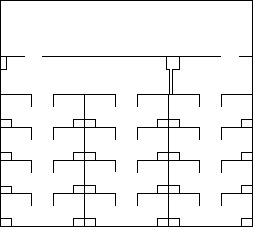
#> input picture office.jpg, 253 x 227 px
$ python breadthfirst.py   (Python 2 division)   (older library calls are emulated)
#> lines starting #> are read from the running program, lines starting #| are printed output that depends on the picture; after the words box and inside, x2 and y2 are one past the last pixel; in counts of white or black regions, pixels touching at a corner belong together
import cv2 as cv
import numpy as np
import time
from matplotlib import pyplot as plt

## read image and thresholding
img = cv.imread('office.jpg',0)
#> img is the input picture: shape (227, 253); min 0, max 255, mean 241.6
columns,rows=img.shape
#> columns = 227; rows = 253
for i in range(columns):
  for j in range(rows):
      if img[i,j]>128:
          img[i,j]=255
      else:
          img[i,j]=0
#> img: shape (227, 253); 94.8% white; black in thin lines or dots

## give the obstacle one pixel margin to avoid collision
for i in range(columns):
  for j in range(rows):
      if img[i,j]==0:
          for u in [-2,-1,0,1,2]:
            for v in [-2,-1,0,1,2]:
                if (((i+u)>=0)&((i+u)<columns)&((j+v)>=0)&((j+v)<rows)):
                    img[i+u,j+v]=50
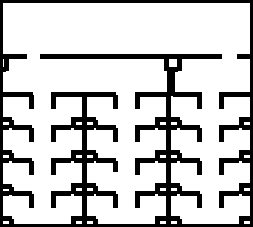
#> img: shape (227, 253); values 50 (black) and 255 (white), 78.7% white; 1 black region, box (x1, y1, x2, y2) and area: (0, 0, 253, 227) 12233

## list out the original position and goal position
robot_pos_start=(200,229)
margin_len=2
goal_pos=(100,171)
img2=np.copy(img)

def countingCostMap(original,image):
#> called with original = (100, 171)
    image1=np.copy(image)
    image_c,image_r=image1.shape
#> image_c = 227; image_r = 253
    costmap=np.zeros((image_c,image_r),np.float)
    seed_l=[original]
    costmap_count=sum(sum(image>128))
#> costmap_count = 45198
    cost=1
    allseed=1
    while allseed<costmap_count-1:
        seed_t=[]
        for i in range(len(seed_l)):
            for p in [(0,1),(0,-1),(1,0),(-1,0)]:
                if image1[seed_l[i][0]+p[0],seed_l[i][1]+p[1]]==255:
                    image1[seed_l[i][0]+p[0],seed_l[i][1]+p[1]]=255-cost
                    costmap[seed_l[i][0]+p[0],seed_l[i][1]+p[1]]=cost
                    seed_t.append((seed_l[i][0]+p[0],seed_l[i][1]+p[1]))

            # [6 lines of commented-out code are left out]
        seed_l=seed_t
        allseed+=len(seed_t)
        cost+=1
        # if cost>250:
        #     cost=250
        if len(seed_t)==0:
            break
#> this loop made 593 passes
#> allseed on passes 2 to 4: 10, 17, 26
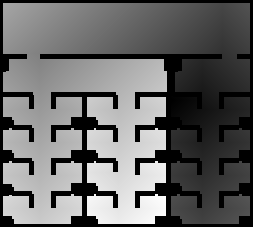
#> costmap: shape (227, 253) float64; min 0, max 592, mean 239; drawn with min black and max white
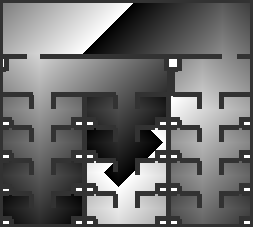
#> image1: shape (227, 253); min 0, max 255, mean 109
#> after the loop, allseed = 44934; cost = 594

    return costmap

def findPath():
    robot_pos_now=robot_pos_start
    costmap_now=countingCostMap(robot_pos_start,img)

    while costmap_now[goal_pos[0],goal_pos[1]]>1:
        costmap_near=[]
        for j in [-1,0,1]:
                for k in [-1,0,1]:
                    if img[robot_pos_now[0]+j,robot_pos_now[1]+k]==255:
                        costmap_temp=countingCostMap((robot_pos_now[0]+j,robot_pos_now[1]+k),img)
                        costmap_near.append([robot_pos_now[0]+j,robot_pos_now[1]+k,costmap_temp[goal_pos[0],goal_pos[1]]])

        costmap_temp_min=np.argmin(costmap_near,axis=0)
        robot_pos_now=(costmap_near[costmap_temp_min[2]][0],costmap_near[costmap_temp_min[2]][1])
        print robot_pos_now
        costmap_now=countingCostMap(robot_pos_now,img)
        print costmap_now[goal_pos[0],goal_pos[1]]
        costmap_max=np.amax(costmap_now)
        costmap_min=np.amin(costmap_now)
        costmap_start=255*(costmap_now-costmap_min)/(costmap_max-costmap_min)
        img_costmap=costmap_start.astype(np.uint8)
        for i in range(columns):
            for j in range(rows):
                if img_costmap[i,j]!=0:
                    img_costmap[i,j]=255-img_costmap[i,j]

        cv.imshow('costmap_now',img_costmap)
        cv.waitKey(10)

def findPathQuick():
    robot_pos_now=robot_pos_start
    time1=time.time()
    costmap=countingCostMap(goal_pos,img)
    time2=time.time()
    print time2-time1
    costmap[goal_pos[0],goal_pos[1]]=0
#> costmap: shape (227, 253) float64; under 0.01% of pixels changed, all inside (x1, y1, x2, y2) = (171, 100, 172, 101)
    costmap_max=np.amax(costmap)
#> costmap_max = 592
    costmap_min=np.amin(costmap)
#> costmap_min = 0
    costmap_union=255*(costmap-costmap_min)/(costmap_max-costmap_min)
    img_costmap=costmap_union.astype(np.uint8)
    for i in range(columns):
        for j in range(rows):
            if img_costmap[i,j]!=0:
                img_costmap[i,j]=255-img_costmap[i,j]
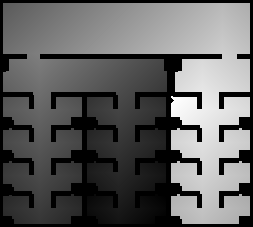
#> img_costmap: shape (227, 253); min 0, max 254, mean 95.9

    #cv.imwrite('costmap_goal.png',img_costmap)

    while costmap[robot_pos_now[0],robot_pos_now[1]]>0:
        costmap_near=[]
        # [6 lines of commented-out code are left out]
        for j in [-1,0,1]:
            for k in [-1,0,1]:
                if (img2[robot_pos_now[0]+j,robot_pos_now[1]+k]==255)&((j!=0)|(k!=0)):
                    costmap_temp=costmap[robot_pos_now[0]+j,robot_pos_now[1]+k]
                    costmap_near.append([robot_pos_now[0]+j,robot_pos_now[1]+k,costmap_temp])
#> after the loop, costmap_near = [[199, 228, 174], [199, 229, 175], [199, 230, 176], [200, 228, 173], [200, 230, 175], [201, 228, 172], [201, 229, 173], [201, 230, 174]]
        costmap_temp_min=np.argmin(costmap_near,axis=0)
#> costmap_temp_min = [0, 0, 5]
        robot_pos_now=(costmap_near[costmap_temp_min[2]][0],costmap_near[costmap_temp_min[2]][1])
#> robot_pos_now = (201, 228)
        cv.circle(img_costmap,(robot_pos_now[1],robot_pos_now[0]),2,(0,0,255),1)
#> img_costmap: shape (227, 253); 0.01% of pixels changed, all inside (x1, y1, x2, y2) = (226, 199, 231, 204)
        cv.imshow('costmap_show',img_costmap)
        cv.waitKey(50)

findPathQuick()
